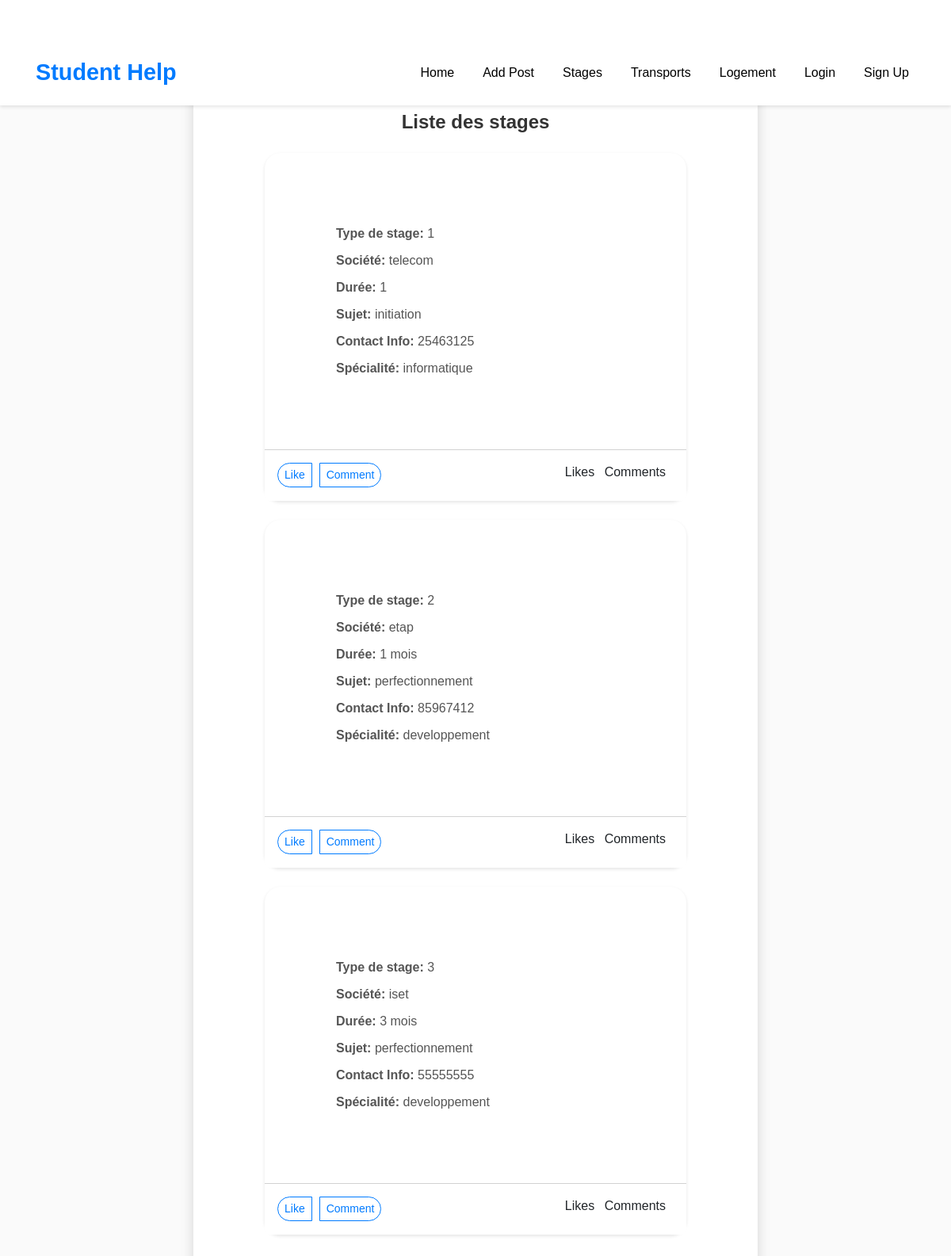
The page /stage_list/ on the database its author committed.
### student/models.py (models this page shows, shortened)
class Stage(models.Model):
    TYPE_CHOICES = [
        (1, 'Ouvrier'),
        (2, 'Technicien'),
        (3, 'PFE'),
    ]
    typeStg = models.IntegerField(choices=TYPE_CHOICES)
    societe = models.CharField(max_length=200)
    duree = models.TextField()
    sujet = models.CharField(max_length=200)
    contactInfo = models.CharField(max_length=200)
    specialite = models.CharField(max_length=200)

### student/views.py (the view)
# urls.py: path('stage_list/', stage_list, name='stage_list'),
def stage_list(request):
    stages = Stage.objects.all()
    return render(request, 'student/stage_list.html', {'object_list': stages})

### student/templates/student/stage_list.html (shortened to what this page needs)
{% extends 'base.html' %}
{% block content %}
<div class="container mt-5">
    <div class="row justify-content-center">
        <div class="col-md-8">
            <div class="card shadow">
                <div class="card-body">
                    <h1 class="card-title mb-4 text-center fw-bold">Liste des stages</h1>
                    {% for stage in object_list %}
                    <div class="card mb-4">
                        <div class="card-body">
                            <p class="card-text"><strong>Type de stage:</strong> {{ stage.typeStg }}</p>
                            <p class="card-text"><strong>Société:</strong> {{ stage.societe }}</p>
                            <p class="card-text"><strong>Durée:</strong> {{ stage.duree }}</p>
                            <p class="card-text"><strong>Sujet:</strong> {{ stage.sujet }}</p>
                            <p class="card-text"><strong>Contact Info:</strong> {{ stage.contactInfo }}</p>
                            <p class="card-text"><strong>Spécialité:</strong> {{ stage.specialite }}</p>
                        </div>
                        <div class="card-footer bg-white">
                            <div class="d-flex justify-content-between align-items-center">
                                <div class="btn-group">
                                    <button type="button" class="btn btn-sm btn-outline-primary">Like</button>
                                    <button type="button" class="btn btn-sm btn-outline-primary">Comment</button>
                                </div>
                                <ul class="list-inline mt-2">
                                    <li class="list-inline-item"><a href="#" class="text-decoration-none text-dark">Likes</a></li>
                                    <li class="list-inline-item"><a href="#" class="text-decoration-none text-dark">Comments</a></li>
                                </ul>
                            </div>
                        </div>
                    </div>
                    {% empty %}
                    <p class="text-center">Aucune publication trouvée.</p>
                    {% endfor %}
                </div>
            </div>
        </div>
    </div>
</div>
{% endblock %}

### templates/base.html (style rules this page uses)
body { font-family: Arial, sans-serif; background-color: #fafafa; margin: 0; padding: 0; }
.container { margin-top: 80px; padding: 0 15px; }
.card { border: none; border-radius: 10px; box-shadow: 0px 2px 4px rgba(0, 0, 0, 0.1); margin-bottom: 20px; transition: transform 0.3s ease, box-shadow 0.3s ease; background-color: #ffffff; }
.card-title { color: #000000; font-size: 1.2rem; margin-bottom: 10px; }
.card-text { color: #6c757d; }

### student/templates/student/stage_list.html (style rules this page uses)
.container { margin-top: 50px; }
.card { border-radius: 20px; box-shadow: 0 2px 4px rgba(0, 0, 0, 0.1); transition: transform 0.3s ease, box-shadow 0.3s ease; }
.card-title { font-size: 1.5rem; font-weight: bold; color: #333; margin-bottom: 30px; text-align: center; }
.card-body { padding: 90px; }
.card-text { font-size: 1rem; color: #555; margin-bottom: 10px; }
.btn-outline-primary { color: #007bff; border-color: #007bff; border-radius: 25px; transition: all 0.3s ease; margin-right: 10px; }
.list-inline-item { margin-right: 10px; }

### rows shown on the page
Stage: typeStg "1", societe "telecom", duree "1", sujet "initiation", contactInfo "25463125", specialite "informatique"
Stage: typeStg "2", societe "etap", duree "1 mois", sujet "perfectionnement", contactInfo "85967412", specialite "developpement"
Stage: typeStg "3", societe "iset", duree "3 mois", sujet "perfectionnement", contactInfo "55555555", specialite "developpement"
